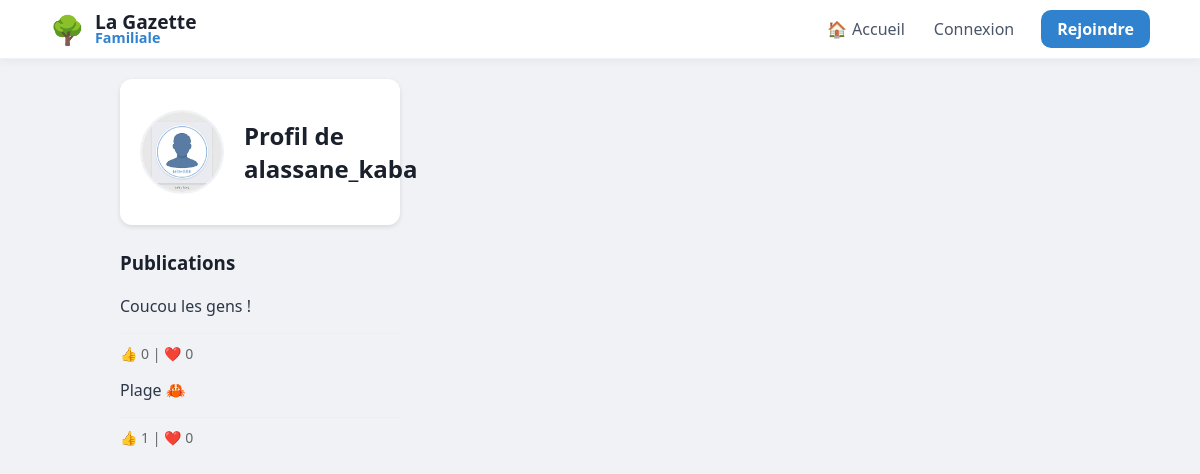
The page /user/alassane_kaba on the database as committed earlier.
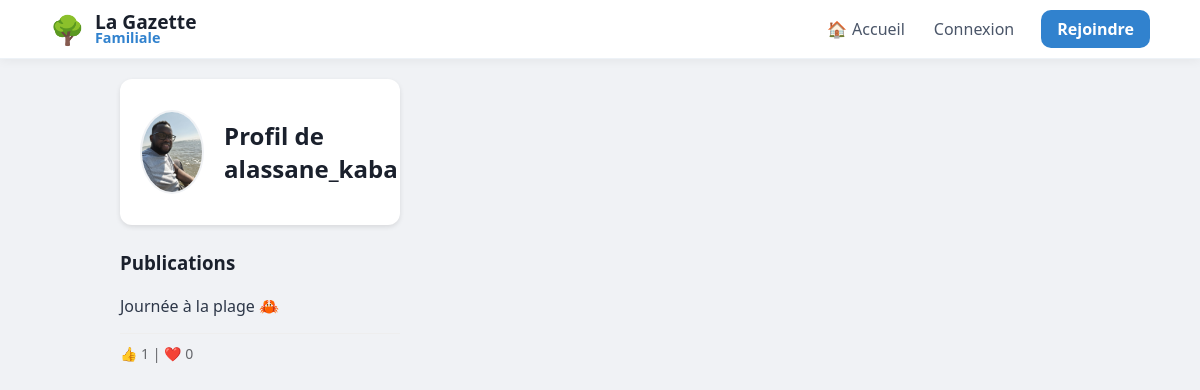
The same page on the database as committed later.
### tables this page shows
CREATE TABLE users (
                id INTEGER PRIMARY KEY AUTOINCREMENT, 
                email TEXT UNIQUE, 
                firstname TEXT, 
                lastname TEXT, 
                username TEXT UNIQUE, 
                password TEXT, 
                avatar TEXT
            );

CREATE TABLE posts (
                id INTEGER PRIMARY KEY AUTOINCREMENT, 
                username TEXT, 
                content TEXT, 
                likes INTEGER DEFAULT 0, 
                image TEXT,
                created_at DATETIME DEFAULT CURRENT_TIMESTAMP
            );

### app.py (the view)
@app.route("/user/<username>")
def profile(username):
    with get_db() as db:
        posts = db.execute("""
            SELECT posts.*, users.avatar AS user_avatar,
                (SELECT COUNT(*) FROM reactions WHERE post_id=posts.id AND type='thumb') as thumbs,
                (SELECT COUNT(*) FROM reactions WHERE post_id=posts.id AND type='heart') as hearts
            FROM posts
            JOIN users ON posts.username = users.username
            WHERE posts.username=?
            ORDER BY posts.id DESC
        """, (username,)).fetchall()
    return render_template("profile.html", posts=posts, username=username)

### app.py (called while the page is built)
def get_db():
    db = sqlite3.connect("database.db")
    db.row_factory = sqlite3.Row
    return db

### templates/profile.html (shortened to what this page needs)
{% extends "base.html" %}
{% block content %}
<div class="container">
    <div style="display:flex; align-items:center; gap:20px; background:white; padding:20px; border-radius:12px; box-shadow:0 2px 5px rgba(0,0,0,0.1);">
        <img class="avatar" style="width:80px !important; height:80px !important;"
             src="{{ url_for('static', filename='avatars/' + (posts[0]['user_avatar'] if posts else 'default.png')) }}">
        <h2>Profil de {{ username }}</h2>
    </div>
    <h3 style="margin-top:25px;">Publications</h3>
    {% for post in posts %}
        <div class="post">
            <div class="content">{{ post['content'] }}</div>
            <div class="actions" style="color: #65676b; font-size: 14px; border-top: 1px solid #eee; padding-top: 10px; margin-top: 10px;">
                👍 {{ post['thumbs'] }} | ❤️ {{ post['hearts'] }}
            </div>
        </div>
    {% endfor %}
</div>
{% endblock %}

### templates/base.html (shortened to what this page needs)
<!DOCTYPE html>
<html lang="fr">
<head>
    <link rel="stylesheet" href="{{ url_for('static', filename='style.css') }}">
</head>
<body>
    <nav class="navbar">
        <div class="nav-content">
            <div class="nav-left">
                <a href="/" style="text-decoration: none; display: flex; align-items: center; gap: 10px;">
                    <span style="font-size: 28px;">🌳</span>
                    <div style="display: flex; flex-direction: column;">
                        <span style="font-size: 1.2em; font-weight: 800; color: #1a202c; line-height: 1;">La Gazette</span>
                        <span style="font-size: 0.9em; font-weight: 600; color: var(--primary); line-height: 1;">Familiale</span>
                    </div>
                </a>
            </div>
            <div class="nav-right" style="display: flex; align-items: center; gap: 5px;">
                <a href="/" class="nav-item">🏠 <span class="nav-text" style="margin-left:5px;">Accueil</span></a>
                {% if session.get("user") %}
                    <a href="{{ url_for('profile', username=session['user']) }}" class="nav-item">👤 <span class="nav-text" style="margin-left:5px;">Profil</span></a>
                    <a href="/notifications" class="nav-item">🔔</a>
                    <a href="/settings" class="nav-item">⚙️</a>
                    <a href="/logout" style="color: #e53e3e; text-decoration: none; font-weight: 700; font-size: 0.9em; margin-left:10px;">Déconnecter</a>
                {% else %}
                    <a href="/login" class="nav-item">Connexion</a>
                    <a href="/register" style="background: var(--primary); color: white; padding: 8px 16px; border-radius: 10px; text-decoration: none; font-weight: 700; margin-left: 10px;">Rejoindre</a>
                {% endif %}
            </div>
        </div>
    </nav>
    <div class="main-container">
        {% block content %}{% endblock %}
    </div>
</body>
</html>

### static/style.css (style rules this page uses)
body { font-family: 'Segoe UI', system-ui, -apple-system, sans-serif; background: #f0f2f5; margin: 0; color: #1a202c; }
.container { max-width: 1100px; width: 100%; margin: 0 auto; }
nav { background: white; border-bottom: 1px solid #edf2f7; position: sticky; top: 0; z-index: 1000; }
.avatar { width: 45px !important; height: 45px !important; border-radius: 50%; object-fit: cover; border: 2px solid #f0f2f5; }
.content { margin: 15px 0; font-size: 16px; line-height: 1.5; color: #2d3748; }
.nav-item { display: flex; align-items: center; padding: 8px 12px; border-radius: 10px; text-decoration: none; transition: 0.2s; color: #4a5568; }

### templates/base.html (style rules this page uses)
:root { --bg-color: #f0f2f5; --primary: #3182ce; --text-main: #1a202c; --text-light: #718096; }
body { background-color: var(--bg-color); margin: 0; font-family: 'Segoe UI', system-ui, -apple-system, sans-serif; color: var(--text-main); }
.main-container { max-width: 1100px; margin: 0 auto; padding: 20px 15px; display: grid; grid-template-columns: 1fr; gap: 25px; align-items: start; }
@media (min-width: 900px) { .main-container { grid-template-columns: 280px 1fr; } }
.navbar { background: white; box-shadow: 0 2px 10px rgba(0,0,0,0.05); padding: 10px 0; position: sticky; top: 0; z-index: 1000; border-bottom: 1px solid #edf2f7; }
.nav-content { max-width: 1100px; margin: 0 auto; padding: 0 20px; display: flex; justify-content: space-between; align-items: center; }
.nav-item { display: flex; align-items: center; padding: 8px 12px; border-radius: 10px; text-decoration: none; color: #4a5568; transition: 0.2s; }
@media (min-width: 900px) { .main-container { display: grid; grid-template-columns: 280px 650px; justify-content: center; gap: 30px; } }

Rows that differ between the two databases and show on the page:
removed posts: content "Coucou les gens !", thumbs "0", hearts "0"
removed posts: content "Plage 🦀", thumbs "1", hearts "0"
changed users: avatar: picture added in place of a placeholder
added posts: content "Journée à la plage 🦀", thumbs "1", hearts "0"
